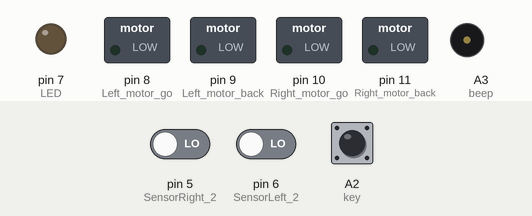
Recording of a sketch running on a simulated Arduino Uno, built with avr-gcc and run on an emulated ATmega328P. Parts: switched loads named in the sketch (green lamp = pin HIGH), output pins drawn as LEDs (lit = HIGH), buzzer (waves = sounding, pin HIGH). Dashed ring = blinking. The test bench sets the inputs (shaded band); at power-on: A2 (key) LOW, pin 5 (SensorRight_2) LOW, pin 6 (SensorLeft_2) LOW.

Above: at 1.2 s.
1.3 s: A2 (key) pulled HIGH for 0.15 s
At 1.95 s:
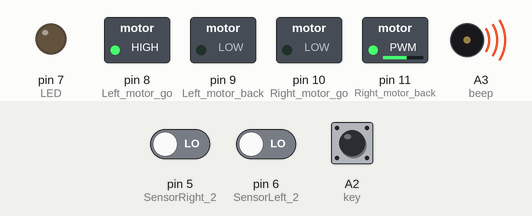
At 2.5 s:
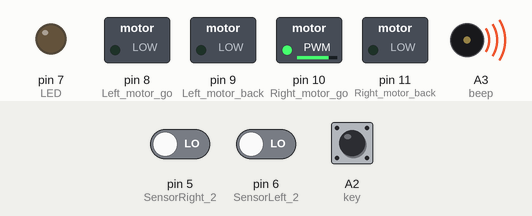
4.3 s: pin 5 (SensorRight_2) driven HIGH
Timing chart, 0 to 5.1 s (numbered marks = the images above; inputs shaded):
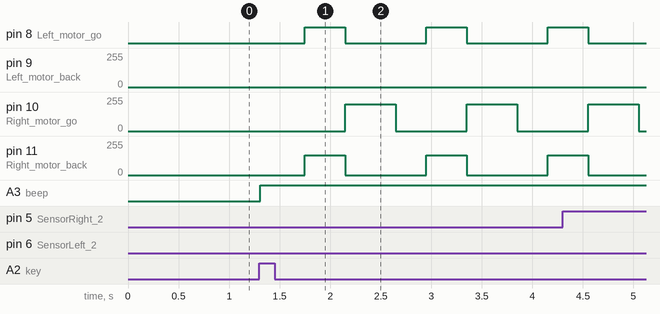

The sketch:

avoid________.ino
```cpp
//#include <Servo.h>
int Left_motor_go=8;     //左电机前进(IN1)
int Left_motor_back=9;     //左电机后退(IN2)

int Right_motor_go=10;    // 右电机前进(IN3)
int Right_motor_back=11;    // 右电机后退(IN4)

int key=A2;//定义按键 数字A2 接口
int beep=A3;//定义蜂鸣器 数字A3 接口

int LED=7;//定义LED 数字7 接口

const int SensorRight_2 = 5;   	//左边红外避障传感器()
const int SensorLeft_2 = 6;   	//右边红外避障传感器()

int SR_2;    //右边红外避障传感器状态
int SL_2;    //左边红外避障传感器状态

void setup()
{
  //初始化电机驱动IO为输出方式
  pinMode(Left_motor_go,OUTPUT); // PIN 8 ( 无 PWM)
  pinMode(Left_motor_back,OUTPUT); // PIN 9 (PWM)
  pinMode(Right_motor_go,OUTPUT);// PIN 10 (PWM)
  pinMode(Right_motor_back,OUTPUT);// PIN 11 (PWM)
  pinMode(key,INPUT);//定义按键接口为输入接口
  pinMode(beep,OUTPUT);//定义蜂鸣器为输出接口
  pinMode(LED,OUTPUT);//定义LED为输出接口

  pinMode(SensorRight_2, INPUT); //定义中间避障传感器为输入

}
//void run(int time)     // 前进
void run()     // 前进
{
  digitalWrite(Right_motor_go,HIGH);  // 右电机前进
  digitalWrite(Right_motor_back,LOW);
  analogWrite(Right_motor_go,160);//PWM比例0~255调速，左右轮差异略增减
  analogWrite(Right_motor_back,0);
  digitalWrite(Left_motor_go,LOW);  // 左电机前进
  digitalWrite(Left_motor_back,HIGH);
  analogWrite(Left_motor_go,0);//PWM比例0~255调速，左右轮差异略增减
  analogWrite(Left_motor_back,160);
  //delay(time * 100);   //执行时间，可以调整
}

void brake()  //刹车，停车
{
  digitalWrite(Right_motor_go,LOW);
  digitalWrite(Right_motor_back,LOW);
  digitalWrite(Left_motor_go,LOW);
  digitalWrite(Left_motor_back,LOW);
  //delay(time * 100);//执行时间，可以调整
}

//void left(int time)         //左转(左轮不动，右轮前进)
void left()         //左转(左轮不动，右轮前进)
{
  digitalWrite(Right_motor_go,HIGH);	// 右电机前进
  digitalWrite(Right_motor_back,LOW);
  analogWrite(Right_motor_go,200);
  analogWrite(Right_motor_back,0);//PWM比例0~255调速
  digitalWrite(Left_motor_go,LOW);   //左轮后退
  digitalWrite(Left_motor_back,LOW);
  analogWrite(Left_motor_go,0);
  analogWrite(Left_motor_back,0);//PWM比例0~255调速
  //delay(time * 100);	//执行时间，可以调整
}

void spin_left( )         //左转(左轮后退，右轮前进)
{
  digitalWrite(Right_motor_go,HIGH);	// 右电机前进
  digitalWrite(Right_motor_back,LOW);
  analogWrite(Right_motor_go,200);
  analogWrite(Right_motor_back,0);//PWM比例0~255调速
  digitalWrite(Left_motor_go,HIGH);   //左轮后退
  digitalWrite(Left_motor_back,LOW);
  analogWrite(Left_motor_go,200);
  analogWrite(Left_motor_back,0);//PWM比例0~255调速
  //delay(time * 100);	//执行时间，可以调整
}

//void right(int time)
void right()        //右转(右轮不动，左轮前进)
{
  digitalWrite(Right_motor_go,LOW);   //右电机后退
  digitalWrite(Right_motor_back,LOW);
  analogWrite(Right_motor_go,0);
  analogWrite(Right_motor_back,0);//PWM比例0~255调速
  digitalWrite(Left_motor_go,LOW);//左电机前进
  digitalWrite(Left_motor_back,HIGH);
  analogWrite(Left_motor_go,0);
  analogWrite(Left_motor_back,200);//PWM比例0~255调速
  //delay(time * 100);	//执行时间，可以调整
}

void spin_right()        //右转(右轮后退，左轮前进)
{
  digitalWrite(Right_motor_go,LOW);   //右电机后退
  digitalWrite(Right_motor_back,HIGH);
  analogWrite(Right_motor_go,0);
  analogWrite(Right_motor_back,200);//PWM比例0~255调速
  digitalWrite(Left_motor_go,LOW);//左电机前进
  digitalWrite(Left_motor_back,HIGH);
  analogWrite(Left_motor_go,0);
  analogWrite(Left_motor_back,200);//PWM比例0~255调速
  //delay(time * 100);	//执行时间，可以调整
}

void back()          //后退
{
  digitalWrite(Right_motor_go,LOW);  //右轮后退
  digitalWrite(Right_motor_back,HIGH);
  analogWrite(Right_motor_go,0);
  analogWrite(Right_motor_back,150);//PWM比例0~255调速
  digitalWrite(Left_motor_go,HIGH);  //左轮后退
  digitalWrite(Left_motor_back,LOW);
  analogWrite(Left_motor_go,150);
  analogWrite(Left_motor_back,0);//PWM比例0~255调速
  //delay(time * 100);     //执行时间，可以调整
}
void keysacn()//按键扫描
{
  int val;
  val=digitalRead(key);//读取数字7 口电平值赋给val
  while(!digitalRead(key))//当按键没被按下时，一直循环
  {
    val=digitalRead(key);//此句可省略，可让循环跑空
  }
  while(digitalRead(key))//当按键被按下时
  {
    delay(10);	//延时10ms
    val=digitalRead(key);//读取数字7 口电平值赋给val
    if(val==HIGH)  //第二次判断按键是否被按下
    {
      digitalWrite(beep,HIGH);		//蜂鸣器响
      while(!digitalRead(key))	//判断按键是否被松开
        digitalWrite(beep,LOW);		//蜂鸣器停止
    }
    else
      digitalWrite(beep,LOW);//蜂鸣器停止
  }
}

void loop()
{
  keysacn();	   //调用按键扫描函数
  while(1)
  {
  //有信号为LOW  没有信号为HIGH
    SR_2 = digitalRead(SensorRight_2);
    SL_2 = digitalRead(SensorLeft_2);
    if (SL_2 == HIGH&&SR_2==HIGH)
      {
        run();   //调用前进函数
         digitalWrite(beep,LOW);
      }
    else if (SL_2 == HIGH & SR_2 == LOW)// 右边探测到有障碍物，有信号返回，向左转
        left();
    else if (SR_2 == HIGH & SL_2 == LOW) //左边探测到有障碍物，有信号返回，向右转
      spin_right();
    else // 都是有障碍物, 后退
    {
        digitalWrite(beep,HIGH);		//蜂鸣器响
         //digitalWrite(LED,HIGH);		//LED亮
         brake();//停止200MS
         delay(300);
         back();//后退500MS
         delay(400);
         left();//调用左转函数  延时500ms
         delay(500);
    }

  }
}
```

Measured:
- after the input at 1.3 s, pin 8 (Left_motor_go): alternates HIGH for 0.40 s and LOW for 0.80 s, starting after 0.45 s; pin 10 (Right_motor_go): alternates 200/255 for 0.50 s and 0/255 for 0.70 s, starting after 0.85 s; pin 11 (Right_motor_back): alternates 150/255 for 0.40 s and 0/255 for 0.80 s, starting after 0.45 s; A3 (beep): LOW → HIGH at once
